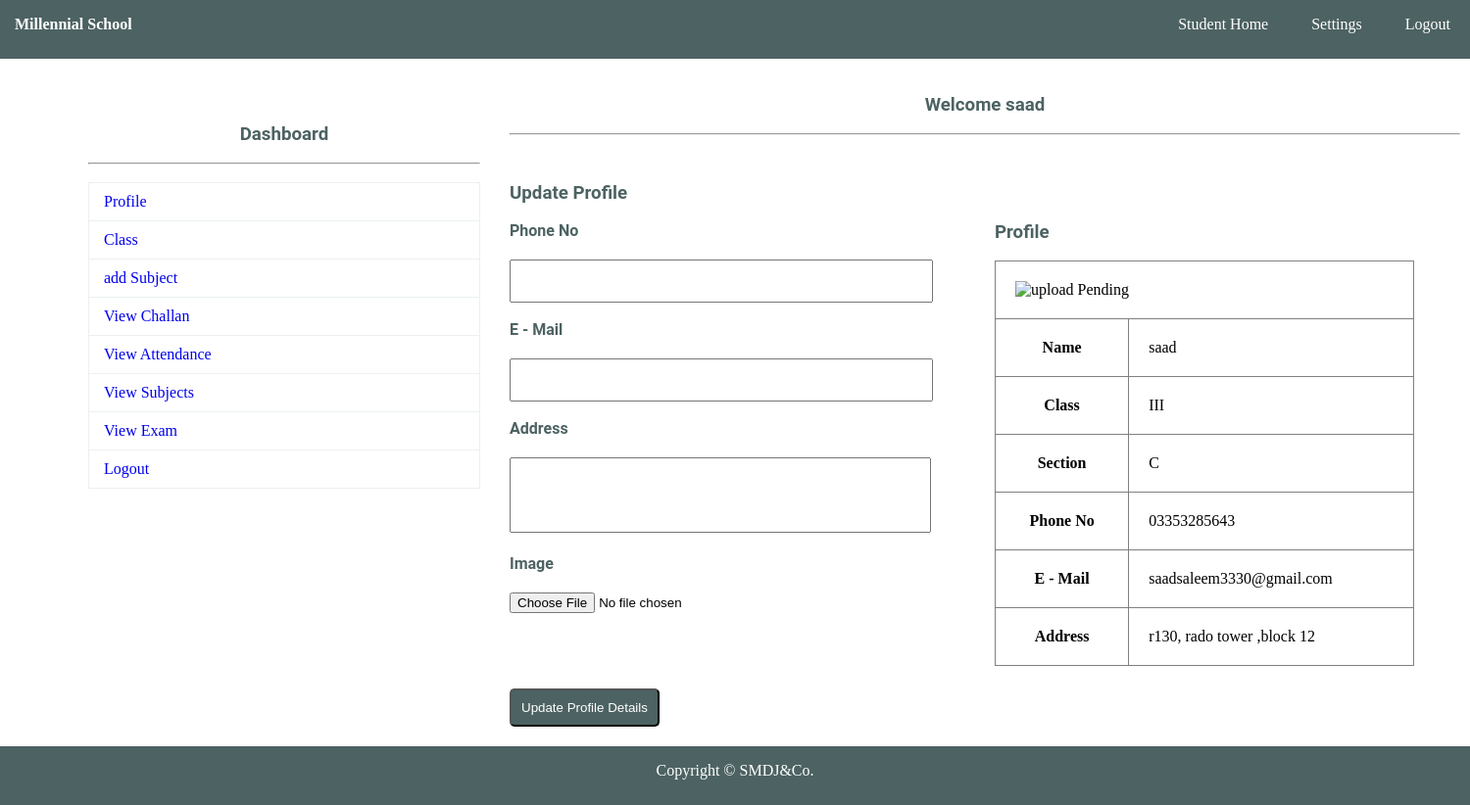
Screenshot of /MillennialSchool.com/school/s_home.php (signed in) with the database file from the repository.
### tables this page shows
CREATE TABLE `student` (
  `ID` int(11) NOT NULL,
  `password` varchar(10) DEFAULT NULL,
  `RNO` varchar(150) NOT NULL,
  `NAME` varchar(150) NOT NULL,
  `FNAME` varchar(150) NOT NULL,
  `DOB` varchar(150) NOT NULL,
  `GEN` varchar(150) NOT NULL,
  `PHO` varchar(150) NOT NULL,
  `MAIL` varchar(150) NOT NULL,
  `ADDR` text NOT NULL,
  `SCLASS` varchar(150) NOT NULL,
  `SSEC` varchar(150) NOT NULL,
  `SIMG` varchar(150) NOT NULL
);

### MillennialSchool.com/school/s_home.php (the view, shortened to what this page needs)
<?php
	include"database.php";
	$sql="SELECT * FROM student WHERE ID={$_SESSION["ID"]}";
		$res=$db->query($sql);
		if($res->num_rows>0)
		{
			$row=$res->fetch_assoc();
		}
?>
<!DOCTYPE html>
<html>
	<head>
		<link rel="stylesheet" type="text/css" href="css/style.css">
	</head>
	<body>
		<?php include"navbar.php";?><br>
			<div id="section">
				<?php include"sidebar.php";?><br>
					<h3 class="text">Welcome <?php echo $_SESSION["NAME"]; ?></h3><br><hr><br>
				<div class="content">
					<h3>Update Profile</h3><br>
					<div class="lbox1">
					<form  enctype="multipart/form-data" role="form"  method="post" action="<?php echo $_SERVER["PHP_SELF"];?>">
							<label>  Phone No</label><br>
							<input type="text" maxlength="10" required class="input3" name="pno"><br><br>
							<label>  E - Mail</label><br>
							<input type="email"  class="input3" required name="mail"><br><br>
							<label>  Address</label><br>
							<textarea rows="5" name="addr"></textarea><br><br>
							<label> Image</label><br>
							<input type="file"  class="input3" required name="img"><br><br>
						<button type="submit" class="btn" name="submit">Update Profile Details</button>
						</form>
					</div>
					<div class="rbox1">
					<h3> Profile</h3><br>
						<table border="1px">
							<tr><td colspan="2"><img src="<?php echo $row["SIMG"] ?>" height="100" width="100" alt="upload Pending"></td></tr>
							<tr><th>Name </th> <td><?php echo $row["NAME"] ?> </td></tr>
							<tr><th>Class </th> <td><?php echo $row["SCLASS"] ?>  </td></tr>
							<tr><th>Section </th> <td> <?php echo $row["SSEC"] ?>  </td></tr>
							<tr><th>Phone No </th> <td> <?php echo $row["PHO"] ?> </td></tr>
							<tr><th>E - Mail </th> <td> <?php echo $row["MAIL"] ?> </td></tr>
							<tr><th>Address </th> <td> <?php echo $row["ADDR"] ?> </td></tr>
						</table>
					</div>
				</div>
			</div>
				<?php include"footer.php";?>
	</body>
</html>

### MillennialSchool.com/school/css/style.css (style rules this page uses)
* { padding:0px; margin:0px; }
html { background:#fff; }
h1,h2,h3,h4,h5,h6,label { font-family:roboto; color:#4D6262; }
.btn { border-radius:5px; padding:10px; background:#4D6262; color:white; margin-top:40px; }
label { font-weight:bold; }
.text { text-align:center; }
#section { height:auto; width:1400px; margin-left:90px; font-family:cambria; }
.content { margin-top:30px; height:auto; width:950px; float:left; }
tr,td,th { padding:20px; }
.input3 { width:90%; height:40px; margin-top:20px; }
table { border-collapse:collapse; }
.lbox1 { width:50%; margin-right:20px; float:left; }
.rbox1 { width:45%; float:left; }
.rbox1 table { width:100%; }
textarea { resize:none;width:90%;margin-top:20px; }

### rows the page displays
student: NAME "saad", SCLASS "III", SSEC "C", PHO "03353285643", MAIL "saadsaleem3330@gmail.com", ADDR "r130, rado tower ,block 12"

### other values shown
$_SESSION["NAME"] "saad"
